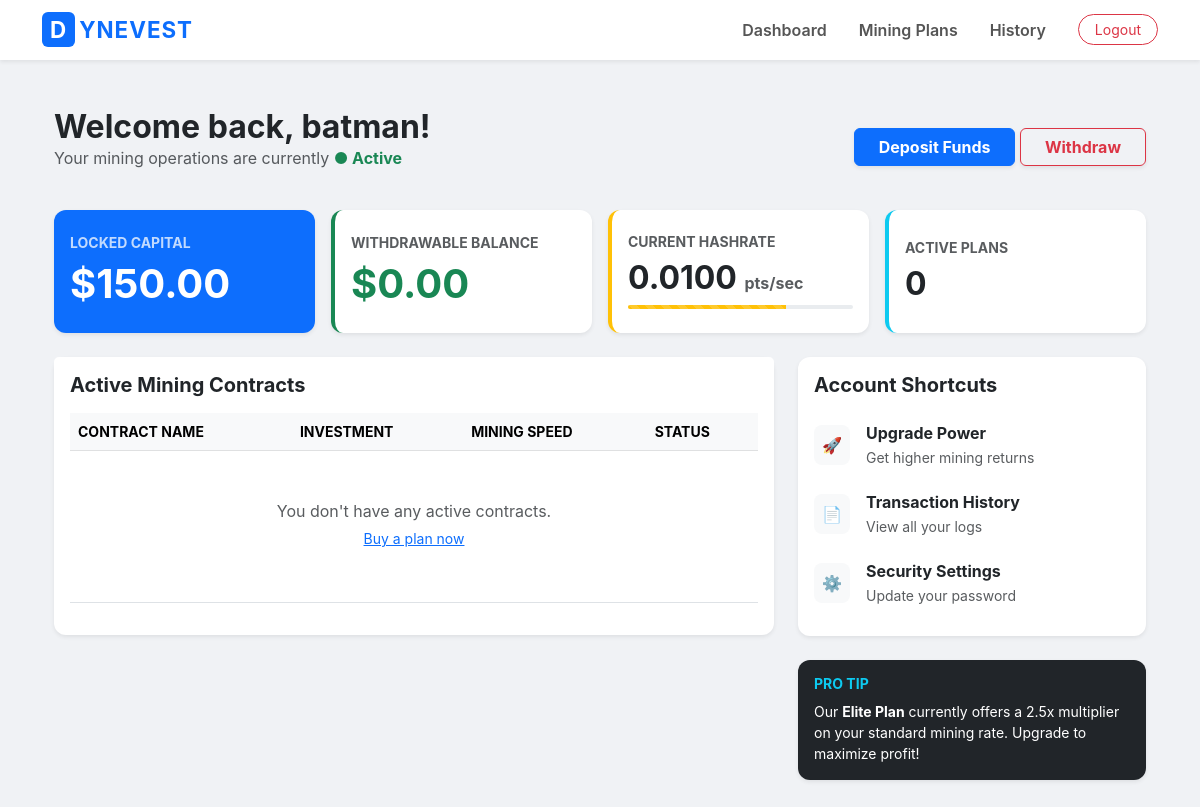
Before: /dashboard/ (signed in) with the older database file.
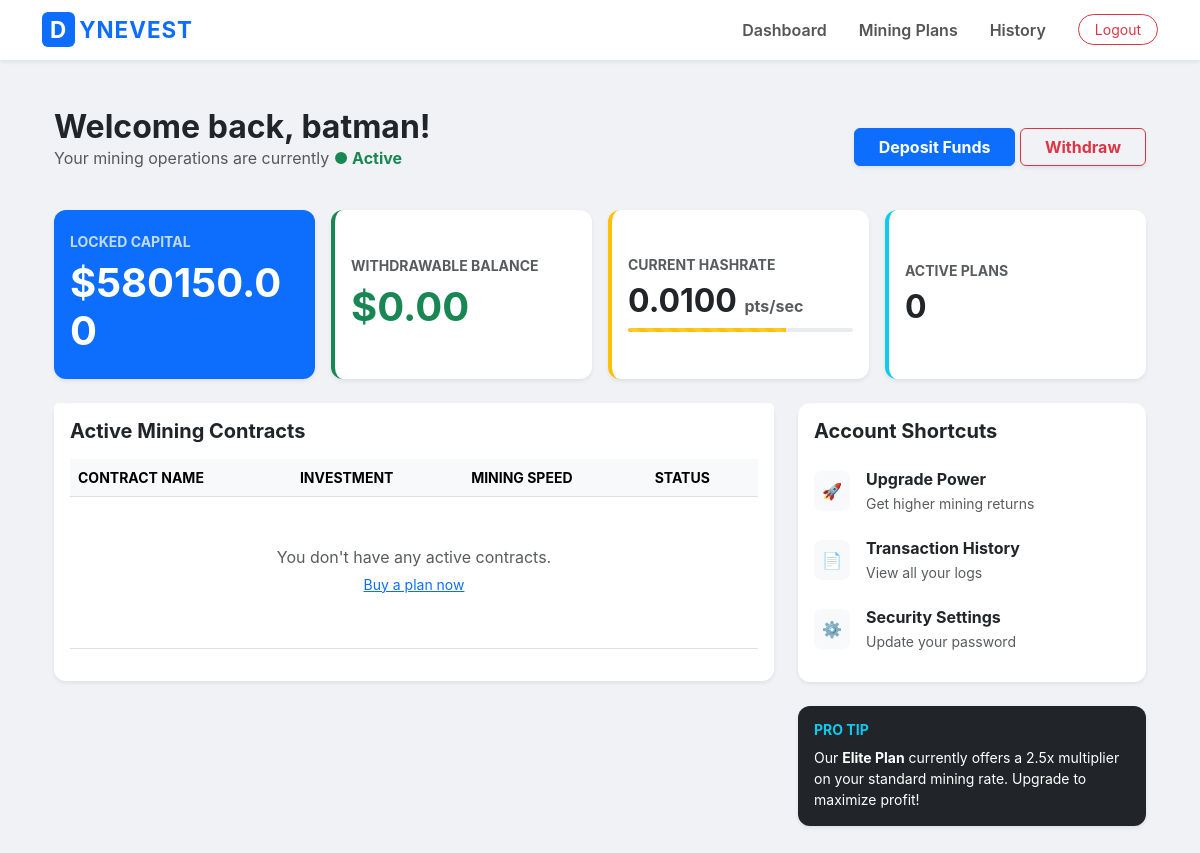
After: the same page with the newer database file.
### core/models.py (models this page shows, shortened)
class Profile(models.Model):
    user = models.OneToOneField(User, on_delete=models.CASCADE)
    balance = models.DecimalField(max_digits=12, decimal_places=2, default=0.00) # Deposited/Locked Capital
    total_profit = models.DecimalField(max_digits=12, decimal_places=2, default=0.00) # All-time historical profit
    mining_balance = models.DecimalField(max_digits=12, decimal_places=2, default=0.00)
    mining_rate = models.DecimalField(max_digits=7, decimal_places=4, default=0.0100)

### core/views.py (the view, shortened to what this page needs)
# urls.py: path('dashboard/', views.dashboard_view, name='dashboard'),
@login_required
def dashboard_view(request):
    profile, created = Profile.objects.get_or_create(user=request.user)
    deposits = Deposit.objects.filter(user=request.user).order_by('-created_at')
    withdrawals = Withdrawal.objects.filter(user=request.user).order_by('-created_at')
    active_investments = Investment.objects.filter(user=request.user, is_active=True)
    total_profit_accumulator = Decimal('0.00')
    new_profit = total_profit_accumulator.quantize(Decimal('0.0001'))
    profit_difference = new_profit - profile.total_profit
    if profit_difference > 0:
        profile.mining_balance += profit_difference
    profile.total_profit = new_profit
    profile.save()
    return render(request, 'core/dashboard.html', {
        'profile': profile,
        'deposits': deposits,
        'withdrawals': withdrawals,
        'active_investments': active_investments
    })

### core/templates/core/dashboard.html (shortened to what the changed rows need)
{% extends 'core/base.html' %}
{% block content %}
<div class="container py-4">
    <div class="d-flex flex-column flex-md-row justify-content-between align-items-md-center mb-4">
        <div>
            <h2 class="fw-bold text-dark mb-0">Welcome back, {{ request.user.username }}!</h2>
        </div>
    </div>
    <div class="row g-3 mb-4">
        <div class="col-md-3">
            <div class="card border-0 shadow-sm bg-primary text-white h-100">
                <div class="card-body d-flex flex-column justify-content-center py-4">
                    <h6 class="text-uppercase small fw-bold opacity-75 mb-2">Locked Capital</h6>
                    <h1 class="mb-0 fw-bold">${{ profile.balance }}</h1>
                </div>
            </div>
        </div>
        <div class="col-md-3">
            <div class="card border-0 shadow-sm h-100 border-start border-success border-4">
                <div class="card-body d-flex flex-column justify-content-center py-4">
                    <h6 class="text-uppercase small fw-bold text-muted mb-2">Withdrawable Balance</h6>
                    <h1 class="mb-0 text-success fw-bold" id="live-mining-balance">${{ profile.mining_balance }}</h1>
                </div>
            </div>
        </div>
        <div class="col-md-3">
            <div class="card border-0 shadow-sm h-100 border-start border-warning border-4">
                <div class="card-body d-flex flex-column justify-content-center py-4">
                    <h6 class="text-uppercase small fw-bold text-muted mb-2">Current Hashrate</h6>
                    <h2 class="mb-0 fw-bold text-dark">
                        {{ profile.mining_rate }} <small class="fs-6 text-muted">pts/sec</small>
                    </h2>
                    <div class="progress mt-2" style="height: 4px;">
                        <div class="progress-bar progress-bar-striped progress-bar-animated bg-warning" style="width: 70%"></div>
                    </div>
                </div>
            </div>
        </div>
        <div class="col-md-3">
            <div class="card border-0 shadow-sm h-100 border-start border-info border-4">
                <div class="card-body d-flex flex-column justify-content-center py-4">
                    <h2 class="mb-0 fw-bold text-dark">{{ active_investments.count }}</h2>
                </div>
            </div>
        </div>
    </div>
    <div class="row">
        <div class="col-lg-8">
            <div class="card border-0 shadow-sm mb-4">
                <div class="card-body pt-0">
                    <div class="table-responsive">
                        <table class="table align-middle">
                            <thead class="table-light">
                                <tr class="small text-muted text-uppercase">
                                    <th>Contract Name</th>
                                    <th>Investment</th>
                                    <th>Mining Speed</th>
                                    <th>Status</th>
                                </tr>
                            </thead>
                        </table>
                    </div>
                </div>
            </div>
        </div>
    </div>
</div>
{% endblock %}

Changed rows visible on the page:
changed Profile: balance "150.00" → "580150.00"
